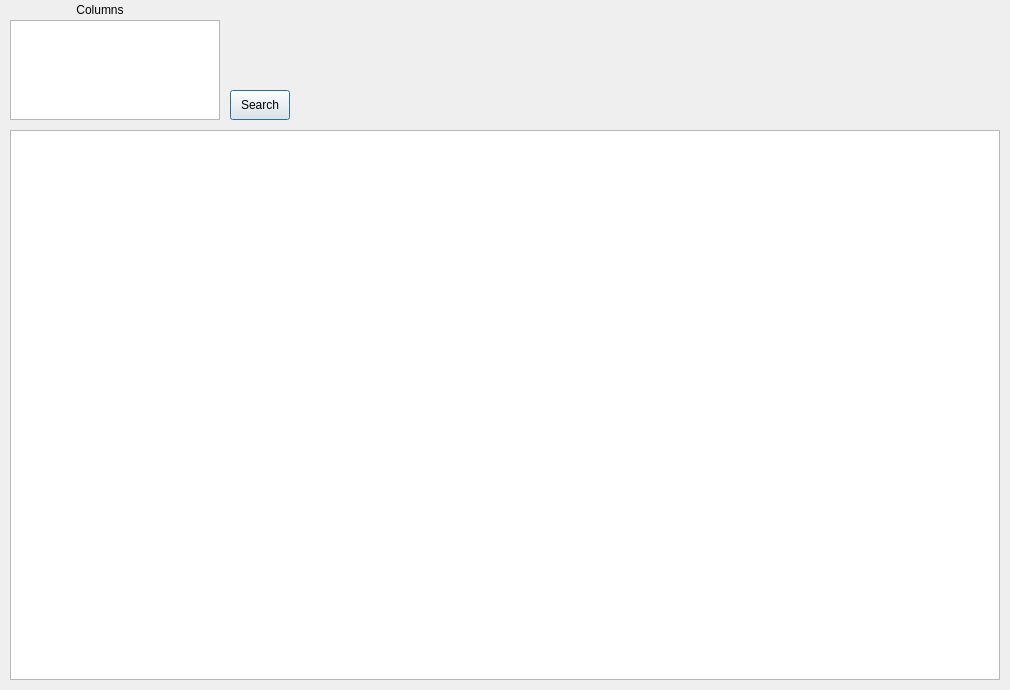
<?xml version="1.0" encoding="UTF-8"?>
<ui version="4.0">
 <class>frmReport</class>
 <widget class="QDialog" name="frmReport">
  <property name="geometry">
   <rect>
    <x>0</x>
    <y>0</y>
    <width>1010</width>
    <height>690</height>
   </rect>
  </property>
  <property name="windowTitle">
   <string>Dialog</string>
  </property>
  <widget class="QListWidget" name="lstColumns">
   <property name="geometry">
    <rect>
     <x>10</x>
     <y>20</y>
     <width>210</width>
     <height>100</height>
    </rect>
   </property>
   <property name="editTriggers">
    <set>QAbstractItemView::NoEditTriggers</set>
   </property>
   <property name="selectionMode">
    <enum>QAbstractItemView::MultiSelection</enum>
   </property>
  </widget>
  <widget class="QPushButton" name="btnSearch">
   <property name="geometry">
    <rect>
     <x>230</x>
     <y>90</y>
     <width>60</width>
     <height>30</height>
    </rect>
   </property>
   <property name="text">
    <string>Search</string>
   </property>
  </widget>
  <widget class="QLabel" name="lblColumns">
   <property name="geometry">
    <rect>
     <x>10</x>
     <y>0</y>
     <width>180</width>
     <height>20</height>
    </rect>
   </property>
   <property name="text">
    <string>Columns</string>
   </property>
   <property name="alignment">
    <set>Qt::AlignCenter</set>
   </property>
  </widget>
  <widget class="QTableWidget" name="tblPKM">
   <property name="geometry">
    <rect>
     <x>10</x>
     <y>130</y>
     <width>990</width>
     <height>550</height>
    </rect>
   </property>
   <property name="editTriggers">
    <set>QAbstractItemView::NoEditTriggers</set>
   </property>
   <property name="alternatingRowColors">
    <bool>true</bool>
   </property>
   <property name="selectionMode">
    <enum>QAbstractItemView::SingleSelection</enum>
   </property>
   <property name="selectionBehavior">
    <enum>QAbstractItemView::SelectRows</enum>
   </property>
  </widget>
 </widget>
 <tabstops>
  <tabstop>lstColumns</tabstop>
  <tabstop>btnSearch</tabstop>
 </tabstops>
 <resources/>
 <connections/>
</ui>
